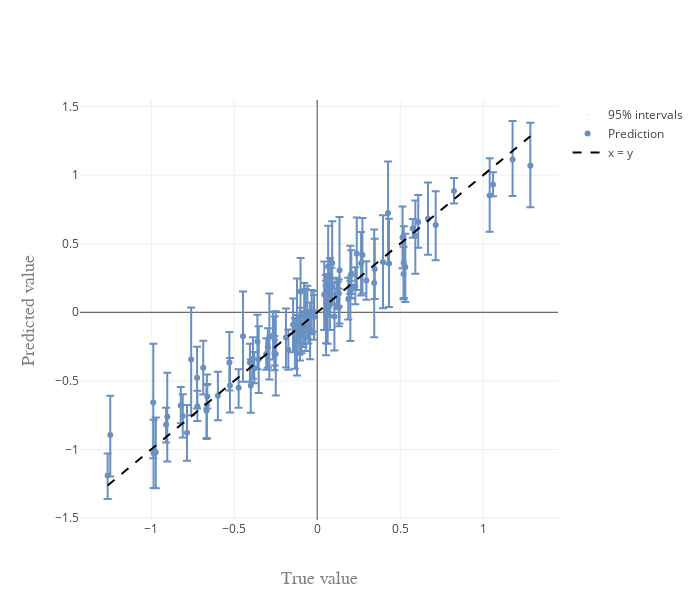

The cell this chart's notebook holds for it:
### Code cell
fig = pred_vs_error_perc(mean, lower, upper, y_test, 95)
pltlyoff.iplot(fig, filename='')
